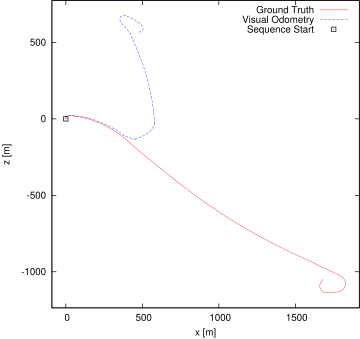

Source code (gnuplot):
set term postscript eps enhanced color
set output "01.eps"
set size ratio -1
set xrange [-91:1918]
set yrange [-1236:773]
set xlabel "x [m]"
set ylabel "z [m]"
plot "01.txt" using 1:2 lc rgb "#FF0000" title 'Ground Truth' w lines,"01.txt" using 3:4 lc rgb "#0000FF" title 'Visual Odometry' w lines,"< head -1 01.txt" using 1:2 lc rgb "#000000" pt 4 ps 1 lw 2 title 'Sequence Start' w points
